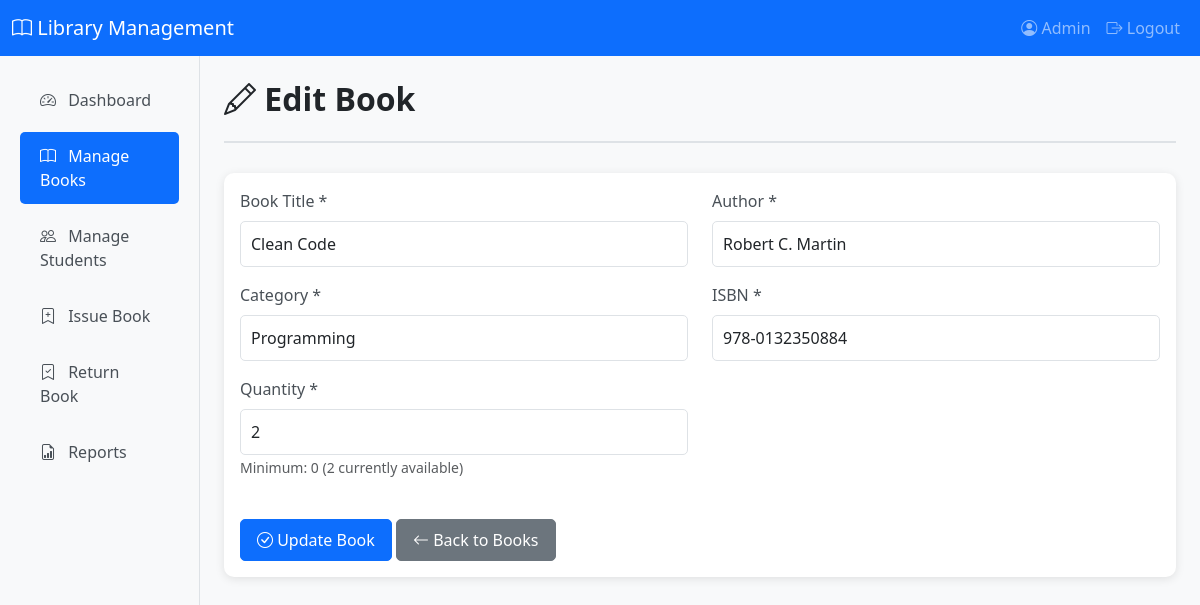
Page /admin/edit_book.php?id=4 (signed in) on the committed database.
### tables this page shows
CREATE TABLE IF NOT EXISTS books (
    id INT AUTO_INCREMENT PRIMARY KEY,
    title VARCHAR(255) NOT NULL,
    author VARCHAR(100) NOT NULL,
    category VARCHAR(100) NOT NULL,
    isbn VARCHAR(20) NOT NULL UNIQUE,
    quantity INT NOT NULL DEFAULT 1,
    available_quantity INT NOT NULL DEFAULT 1,
    added_date DATE NOT NULL
);

### admin/edit_book.php (the view, shortened to what this page needs)
<?php
include '../includes/db.php';
include '../includes/header.php';
$book_id = intval($_GET['id']);
$stmt = $conn->prepare("SELECT * FROM books WHERE id = ?");
$stmt->bind_param("i", $book_id);
$stmt->execute();
$result = $stmt->get_result();
$book = $result->fetch_assoc();
?>
<div class="page-header">
    <h2><i class="bi bi-pencil"></i> Edit Book</h2>
</div>
<div class="card">
    <div class="card-body">
        <form method="POST" action="">
            <div class="row">
                <div class="col-md-6 mb-3">
                    <label for="title" class="form-label">Book Title *</label>
                    <input type="text" class="form-control" id="title" name="title" value="<?php echo htmlspecialchars($book['title']); ?>" required>
                </div>
                <div class="col-md-6 mb-3">
                    <label for="author" class="form-label">Author *</label>
                    <input type="text" class="form-control" id="author" name="author" value="<?php echo htmlspecialchars($book['author']); ?>" required>
                </div>
                <div class="col-md-6 mb-3">
                    <label for="category" class="form-label">Category *</label>
                    <input type="text" class="form-control" id="category" name="category" value="<?php echo htmlspecialchars($book['category']); ?>" required>
                </div>
                <div class="col-md-6 mb-3">
                    <label for="isbn" class="form-label">ISBN *</label>
                    <input type="text" class="form-control" id="isbn" name="isbn" value="<?php echo htmlspecialchars($book['isbn']); ?>" required>
                </div>
                <div class="col-md-6 mb-3">
                    <label for="quantity" class="form-label">Quantity *</label>
                    <input type="number" class="form-control" id="quantity" name="quantity" min="<?php echo $book['quantity'] - $book['available_quantity']; ?>" value="<?php echo $book['quantity']; ?>" required>
                    <small class="text-muted">Minimum: <?php echo $book['quantity'] - $book['available_quantity']; ?> (<?php echo $book['available_quantity']; ?> currently available)</small>
                </div>
            </div>
            <div class="mt-4">
                <button type="submit" class="btn btn-primary">
                    <i class="bi bi-check-circle"></i> Update Book
                </button>
                <a href="manage_books.php" class="btn btn-secondary">
                    <i class="bi bi-arrow-left"></i> Back to Books
                </a>
            </div>
        </form>
    </div>
</div>
<?php
include '../includes/footer.php';
?>

### assets/css/style.css (style rules this page uses)
body { font-family: 'Segoe UI', Tahoma, Geneva, Verdana, sans-serif; background-color: #f8f9fa; }
.card { border: none; border-radius: 10px; box-shadow: 0 2px 10px rgba(0, 0, 0, 0.1); transition: transform 0.3s ease; }
.form-control, .form-select { border-radius: 5px; padding: 10px; }
.form-label { font-weight: 500; color: #495057; }
.btn { border-radius: 5px; padding: 8px 16px; font-weight: 500; }
.page-header { margin-bottom: 30px; padding-bottom: 15px; border-bottom: 2px solid #dee2e6; }
.page-header h2 { color: #212529; font-weight: 600; }

### rows in the picture
books: title "Clean Code", author "Robert C. Martin", category "Programming", isbn "978-0132350884", quantity "2", $book['quantity'] - $book['available_quantity'] "0", available_quantity "2"

### other values in the picture
$_SESSION['admin_name'] "Admin"
